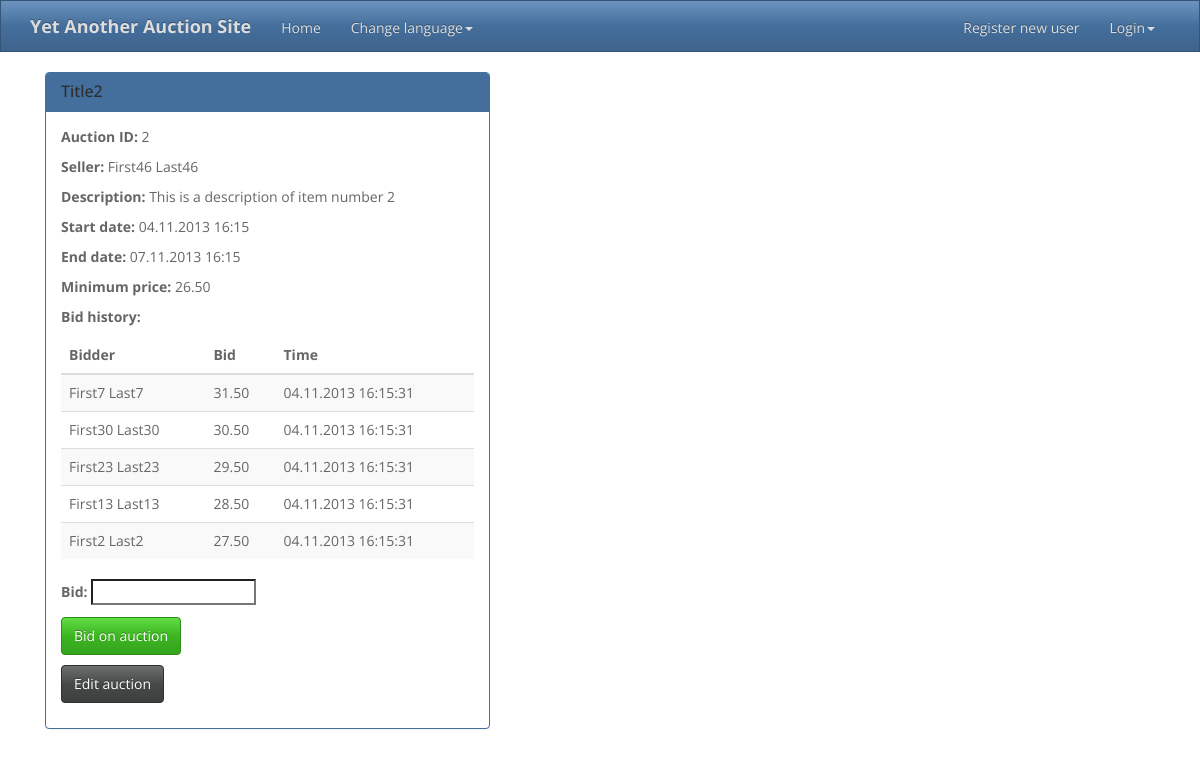
Before: /YAAS/auction/2/ with the older database file.
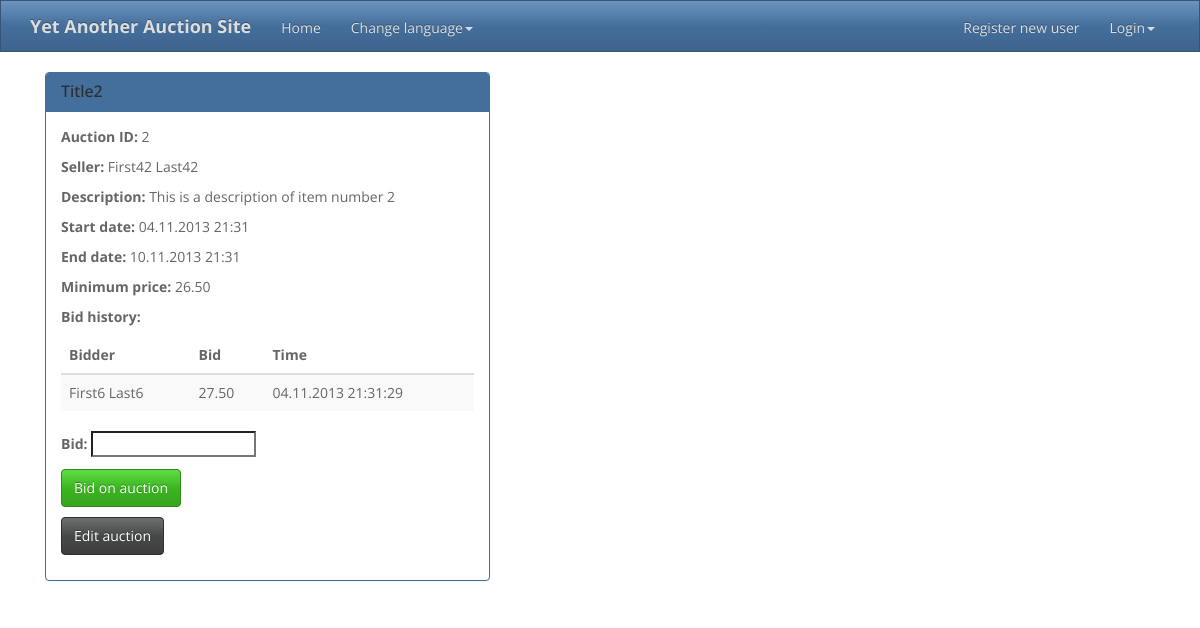
After: the same page with the newer database file.
### YAAS_app/models.py (models this page shows, shortened)
class Auction(models.Model):
    id = models.AutoField(primary_key=True)
    seller = models.ForeignKey(User, related_name='seller')
    title = models.CharField(_("Title"), max_length=30)
    description = models.TextField(_("Description"), )
    start_date = models.DateTimeField(_("Start date"), auto_now_add=True)
    updated_date = models.DateTimeField(_("Updated date"), auto_now=True)
    end_date = models.DateTimeField(_("End date"), )
    minimum_price = models.DecimalField(_("Minimum price"), max_digits=16, decimal_places=2)
    active = models.BooleanField(_("Active"), default=True)
    banned = models.BooleanField(_("Banned"), default=False)
    winner = models.ForeignKey(User, related_name='winner', null=True, blank=True)
    @classmethod
    def getActiveById(cls, auction_id):
        try:
            a = cls.objects.get(id=auction_id)
        except ObjectDoesNotExist:
            a = None
        if a and a.active and not a.banned:
            return a
        else:
            return None
    def getBidHistory(self):
        bids = Bid.getBidsForAuction(self)
        return bids

class Bid(models.Model):
    id = models.AutoField(primary_key=True)
    auction = models.ForeignKey(Auction)
    bidder = models.ForeignKey(User)
    bid = models.DecimalField(_("Bid"), max_digits=16, decimal_places=2)
    timestamp = models.DateTimeField(_("Timestamp"), auto_now_add=True)
    @classmethod
    def getBidsForAuction(cls, auction):
        bids = cls.objects.filter(auction=auction).order_by("-timestamp")
        return bids

### YAAS_app/views.py (the view)
def view_auction(request, id):
    auction = Auction.getActiveById(id)
    if auction:
        template = "view_auction.html"
        context = {"auction": auction, "bid_history": auction.getBidHistory(),
                   "bid_form": BidForm(initial={"updated": auction.updated_date})}
        return render_to_response(template, context, context_instance=RequestContext(request))
    else:
        template = "message.html"
        context = {"message": _("Auction not found")}
        return render_to_response(template, context, context_instance=RequestContext(request))

### YAAS_app/forms.py
class BidForm(forms.ModelForm):
    class Meta:
        model = Bid
        fields = ('bid',)
    updated = forms.DateTimeField(widget=forms.HiddenInput, required=False)

### templates/view_auction.html (shortened to what this page needs)
{% extends "base.html" %}
{% load i18n %}
{% block content %}
    <div class="col-md-5">
        <div class="panel panel-primary">
            <div class="panel-heading">
                <h3 class="panel-title">{{ auction.title }}</h3>
            </div>
            <div class="panel-body">
                <p><b>{% trans "Auction ID:" %}</b> {{ auction.id }}</p>
                <p><b>{% trans "Seller:" %}</b> {{ auction.seller.get_full_name }}</p>
                <p><b>{% trans "Description:" %}</b> {{ auction.description }}</p>
                <p><b>{% trans "Start date:" %}</b> {{ auction.start_date|date:"d.m.Y H:i" }}</p>
                <p><b>{% trans "End date:" %}</b> {{ auction.end_date|date:"d.m.Y H:i" }}</p>
                <p><b>{% trans "Minimum price:" %}</b> {{ auction.minimum_price|floatformat:2 }}</p>
                <p><b>{% trans "Bid history:" %}</b> </p>
                <table class="table table-striped table-hover">
                    <thead>
                    <tr>
                        <th>{% trans "Bidder" %}</th>
                        <th>{% trans "Bid" %}</th>
                        <th>{% trans "Time" %}</th>
                    </tr>
                    </thead>
                    <tbody>
                        {% for b in bid_history %}
                        <tr>
                            <td>{{ b.bidder.get_full_name }}</td>
                            <td>{{ b.bid|floatformat:2 }}</td>
                            <td>{{ b.timestamp|date:"d.m.Y H:i:s" }}</td>
                        </tr>
                        {% endfor %}
                    </tbody>
                </table>
                <form class="form-horizontal" action="/YAAS/auction/{{ auction.id }}/bid/" method="post">
                    {{ bid_form.as_p }}
                    <p><input type="submit" class="btn btn-success" value="{% trans "Bid on auction" %}"></p>
                </form>
                <p>
                    <a href="/YAAS/auction/{{ auction.id }}/edit/" class="btn btn-default">{% trans "Edit auction" %}</a>
                </p>
            </div>
        </div>
    </div>
{% endblock %}

### templates/base.html (shortened to what this page needs)
<!DOCTYPE html>
<html>
<head>
    {% load staticfiles %}
    <link rel="stylesheet" type="text/css" href="{% static "bootstrap/css/bootstrap.min.css" %}">
</head>
<body>
{% load i18n %}
<div class="navbar navbar-inverse navbar-static-top">
    <div class="container">
        <b><a href="/YAAS/" class="navbar-brand">Yet Another Auction Site</a></b>
        <div class="collapse navbar-collapse navHeaderCollapse">
            <ul class="nav navbar-nav">
                <li><a href="/YAAS/">{% trans "Home" %}</a></li>
                <li class="dropdown">
                    <a href="#" class="dropdown-toggle" data-toggle="dropdown">{% trans "Change language" %}<strong class="caret"></strong></a>
                </li>
            </ul>
            <ul class="nav navbar-nav navbar-right">
                {% if user.is_authenticated %}
                <li><p class="navbar-text"><b>{% trans "Logged in as " %}{{ user.username }}</b></p></li>
                <li><a href="/YAAS/user/">{% trans "Edit user info" %}</a></li>
                <li><a href="/YAAS/logout/">{% trans "Logout" %}</a></li>
                {% else %}
                <li><a href="/YAAS/user/register/">{% trans "Register new user" %}</a></li>
                <li class="dropdown">
                    <a href="#" class="dropdown-toggle" data-toggle="dropdown">{% trans "Login" %}<strong class="caret"></strong></a>
                </li>
                {% endif %}
            </ul>
        </div>
    </div>
</div>
<div class="container">
    {% block content %}{% endblock %}
</div>
</body>
</html>

Changed rows visible on the page:
no longer on this page (row edited): Bid: bidder.get_full_name "First7 Last7", bid "31.50", timestamp "04.11.2013 16:15:31"
no longer on this page (row edited): Bid: bidder.get_full_name "First30 Last30", bid "30.50", timestamp "04.11.2013 16:15:31"
no longer on this page (row edited): Bid: bidder.get_full_name "First23 Last23", bid "29.50", timestamp "04.11.2013 16:15:31"
no longer on this page (row edited): Bid: bidder.get_full_name "First13 Last13", bid "28.50", timestamp "04.11.2013 16:15:31"
changed Auction "Title2": seller.get_full_name "First46 Last46" → "First42 Last42"; start_date "04.11.2013 16:15" → "04.11.2013 21:31"; end_date "07.11.2013 16:15" → "10.11.2013 21:31"
changed Bid: bidder.get_full_name "First2 Last2" → "First6 Last6"; timestamp "04.11.2013 16:15:31" → "04.11.2013 21:31:29"
